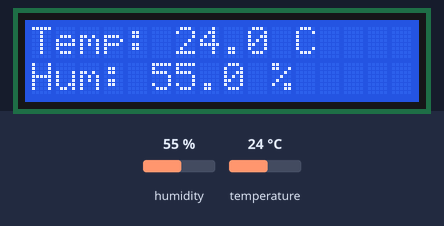
This sketch was run on a simulated ESP32. Shown: 16×2 character LCD. The test bench sets the inputs (shaded band); at power-on: humidity 55 %, temperature 24 °C. What the sketch prints to the serial monitor is not drawn.

Above: at 3.6 s.
3.7 s: humidity set to 22 %
At 8.0 s:
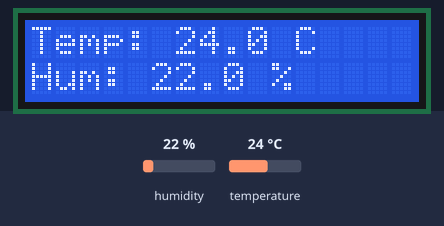
8.8 s: temperature set to 12 °C
At 12.1 s:
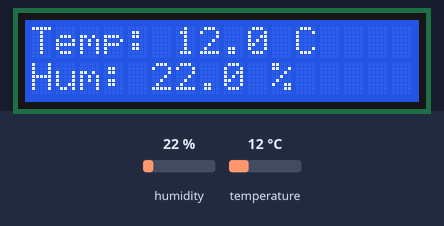
13.9 s: humidity set to 40 %
At 16.2 s:
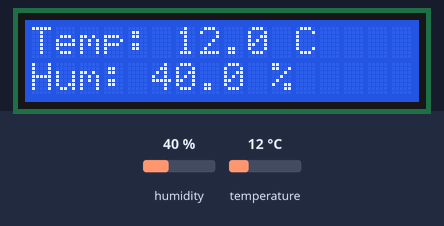
19.0 s: temperature set to 19 °C
At 20.3 s:
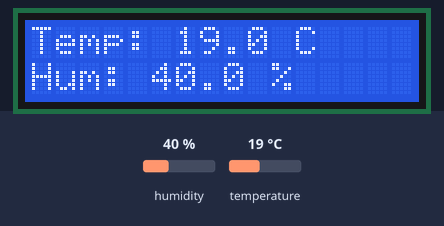
Timing chart, 0 to 22.0 s (numbered marks = the images above; inputs shaded):
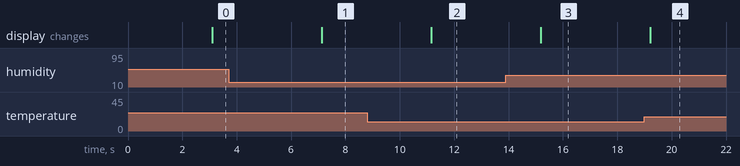

The sketch:

Sensor_temp_hum.ino
```cpp
#include <DHT.h>
#include <Adafruit_Sensor.h>
#include <LiquidCrystal.h>

// LCD RS, E, D4, D5, D6, D7
LiquidCrystal lcd(26, 25, 33, 32, 27, 14);

// Sensor DHT
#define DHTPIN 5
#define DHTTYPE DHT11 // Cambia si es DHT22

DHT dht(DHTPIN, DHTTYPE);

void setup() {
  Serial.begin(115200);
  lcd.begin(16, 2);
  lcd.print("Iniciando...");

  dht.begin();
  delay(2000); // Espera tras iniciar sensor
}

void loop() {
  delay(1000); // Da tiempo al sensor

  float temperatura = dht.readTemperature();
  float humedad = dht.readHumidity();

  if (isnan(temperatura) || isnan(humedad)) {
    Serial.println("Error al leer DHT");
    lcd.clear();
    lcd.setCursor(0, 0);
    lcd.print("Error sensor");
    delay(2000);
    return;
  }

  Serial.print("Temp: ");
  Serial.print(temperatura);
  Serial.print(" - Hum: ");
  Serial.println(humedad);

  lcd.clear();
  lcd.setCursor(0, 0);
  lcd.print("Temp: ");
  lcd.print(temperatura, 1);
  lcd.print(" C");

  lcd.setCursor(0, 1);
  lcd.print("Hum: ");
  lcd.print(humedad, 1);
  lcd.print(" %");

  delay(3000);
}
```

Measured:
- after the input at 3.7 s, the display: changes after 3.4 s (image 1)
- after the input at 8.8 s, the display: changes after 2.3 s (image 2)
- after the input at 13.9 s, the display: changes after 1.3 s (image 3)
- after the input at 19.0 s, the display: changes after 0.21 s (image 4)
